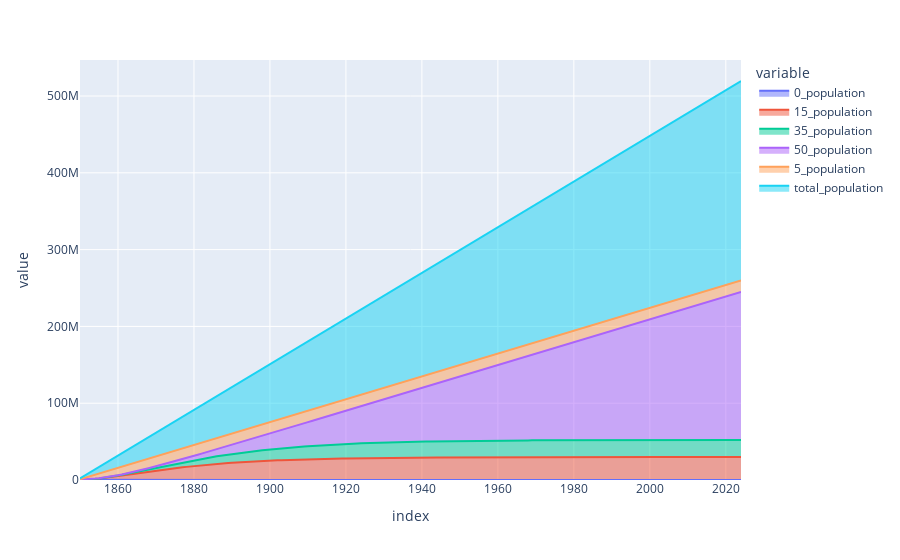

The notebook cell saved with this chart:
### Code cell
model.run(parameters=params)
age_pops = model.get_derived_outputs_df()
age_pops.plot.area()

### Figure 1 — Plotly figure (JSON) as saved in the notebook; plotly's stock layout.template omitted (floating-point values rounded to 4 significant figures; data arrays with more than 128 entries replaced by an {"elided": "..."} marker saying what was removed)
{"data": [{"fillpattern": {"shape": ""}, "hovertemplate": "variable=0_population<br>index=%{x}<br>value=%{y}<extra></extra>", "legendgroup": "0_population", "line": {"color": "#636efa"}, "marker": {"symbol": "circle"}, "mode": "lines", "name": "0_population", "orientation": "v", "showlegend": true, "stackgroup": "1", "type": "scatter", "x": {"elided": "175 int values"}, "xaxis": "x", "y": {"elided": "175 float values"}, "yaxis": "y"}, {"fillpattern": {"shape": ""}, "hovertemplate": "variable=15_population<br>index=%{x}<br>value=%{y}<extra></extra>", "legendgroup": "15_population", "line": {"color": "#EF553B"}, "marker": {"symbol": "circle"}, "mode": "lines", "name": "15_population", "orientation": "v", "showlegend": true, "stackgroup": "1", "type": "scatter", "x": {"elided": "175 int values"}, "xaxis": "x", "y": {"elided": "175 float values"}, "yaxis": "y"}, {"fillpattern": {"shape": ""}, "hovertemplate": "variable=35_population<br>index=%{x}<br>value=%{y}<extra></extra>", "legendgroup": "35_population", "line": {"color": "#00cc96"}, "marker": {"symbol": "circle"}, "mode": "lines", "name": "35_population", "orientation": "v", "showlegend": true, "stackgroup": "1", "type": "scatter", "x": {"elided": "175 int values"}, "xaxis": "x", "y": {"elided": "175 float values"}, "yaxis": "y"}, {"fillpattern": {"shape": ""}, "hovertemplate": "variable=50_population<br>index=%{x}<br>value=%{y}<extra></extra>", "legendgroup": "50_population", "line": {"color": "#ab63fa"}, "marker": {"symbol": "circle"}, "mode": "lines", "name": "50_population", "orientation": "v", "showlegend": true, "stackgroup": "1", "type": "scatter", "x": {"elided": "175 int values"}, "xaxis": "x", "y": {"elided": "175 float values"}, "yaxis": "y"}, {"fillpattern": {"shape": ""}, "hovertemplate": "variable=5_population<br>index=%{x}<br>value=%{y}<extra></extra>", "legendgroup": "5_population", "line": {"color": "#FFA15A"}, "marker": {"symbol": "circle"}, "mode": "lines", "name": "5_population", "orientation": "v", "showlegend": true, "stackgroup": "1", "type": "scatter", "x": {"elided": "175 int values"}, "xaxis": "x", "y": {"elided": "175 float values"}, "yaxis": "y"}, {"fillpattern": {"shape": ""}, "hovertemplate": "variable=total_population<br>index=%{x}<br>value=%{y}<extra></extra>", "legendgroup": "total_population", "line": {"color": "#19d3f3"}, "marker": {"symbol": "circle"}, "mode": "lines", "name": "total_population", "orientation": "v", "showlegend": true, "stackgroup": "1", "type": "scatter", "x": {"elided": "175 int values"}, "xaxis": "x", "y": {"elided": "175 float values"}, "yaxis": "y"}], "layout": {"legend": {"title": {"text": "variable"}, "tracegroupgap": 0}, "margin": {"t": 60}, "xaxis": {"anchor": "y", "domain": [0, 1], "title": {"text": "index"}}, "yaxis": {"anchor": "x", "domain": [0, 1], "title": {"text": "value"}}}}
